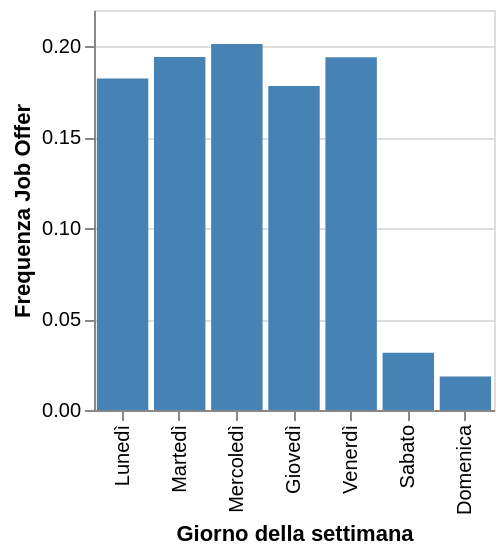

Vega-Lite specification stored for this chart:
### Vega specification from a JSON file in a GitHub repository (floating-point values rounded to 4 significant figures)
{"$schema": "https://vega.github.io/schema/vega/v5.json", "axes": [{"aria": false, "domain": false, "grid": true, "gridScale": "x", "labels": false, "maxExtent": 0, "minExtent": 0, "orient": "left", "scale": "y", "tickCount": {"signal": "ceil(height/40)"}, "ticks": false, "zindex": 0}, {"grid": false, "labelAlign": "right", "labelAngle": 270, "labelBaseline": "middle", "orient": "bottom", "scale": "x", "title": "Giorno della settimana", "zindex": 0}, {"grid": false, "labelOverlap": true, "orient": "left", "scale": "y", "tickCount": {"signal": "ceil(height/40)"}, "title": "Frequenza Job Offer", "zindex": 0}], "background": "white", "data": [{"name": "source_0"}, {"name": "data_0", "values": [{"giorni_italiano": "Mercoledì", "relative_frequency": 0.2013, "relative_frequency_end": 0.2013, "relative_frequency_start": 0.0}, {"giorni_italiano": "Martedì", "relative_frequency": 0.1942, "relative_frequency_end": 0.1942, "relative_frequency_start": 0.0}, {"giorni_italiano": "Venerdì", "relative_frequency": 0.1941, "relative_frequency_end": 0.1941, "relative_frequency_start": 0.0}, {"giorni_italiano": "Lunedì", "relative_frequency": 0.1823, "relative_frequency_end": 0.1823, "relative_frequency_start": 0.0}, {"giorni_italiano": "Giovedì", "relative_frequency": 0.1782, "relative_frequency_end": 0.1782, "relative_frequency_start": 0.0}, {"giorni_italiano": "Sabato", "relative_frequency": 0.03149, "relative_frequency_end": 0.03149, "relative_frequency_start": 0.0}, {"giorni_italiano": "Domenica", "relative_frequency": 0.01847, "relative_frequency_end": 0.01847, "relative_frequency_start": 0.0}]}, {"name": "source_0_x_domain_giorni_italiano", "values": [{"giorni_italiano": "Mercoledì", "sort_field": 2.0}, {"giorni_italiano": "Martedì", "sort_field": 1.0}, {"giorni_italiano": "Venerdì", "sort_field": 4.0}, {"giorni_italiano": "Lunedì", "sort_field": 0.0}, {"giorni_italiano": "Giovedì", "sort_field": 3.0}, {"giorni_italiano": "Sabato", "sort_field": 5.0}, {"giorni_italiano": "Domenica", "sort_field": 6.0}]}], "height": 200, "marks": [{"encode": {"update": {"fill": {"value": "#4682b4"}, "tooltip": {"signal": "{\"frequenza relativa\": format(datum[\"relative_frequency\"], \".1%\")}"}, "width": {"signal": "max(0.25, bandwidth('x'))"}, "x": {"field": "giorni_italiano", "scale": "x"}, "y": {"field": "relative_frequency_end", "scale": "y"}, "y2": {"field": "relative_frequency_start", "scale": "y"}}}, "from": {"data": "data_0"}, "name": "marks", "style": ["bar"], "type": "rect"}], "padding": 5, "scales": [{"domain": {"data": "source_0_x_domain_giorni_italiano", "field": "giorni_italiano", "sort": {"field": "sort_field", "op": "max"}}, "name": "x", "paddingInner": 0.1, "paddingOuter": 0.05, "range": [0, {"signal": "width"}], "type": "band"}, {"domain": {"data": "data_0", "fields": ["relative_frequency_start", "relative_frequency_end"]}, "name": "y", "nice": true, "range": [{"signal": "height"}, 0], "type": "linear", "zero": true}], "style": "cell", "width": 200}
